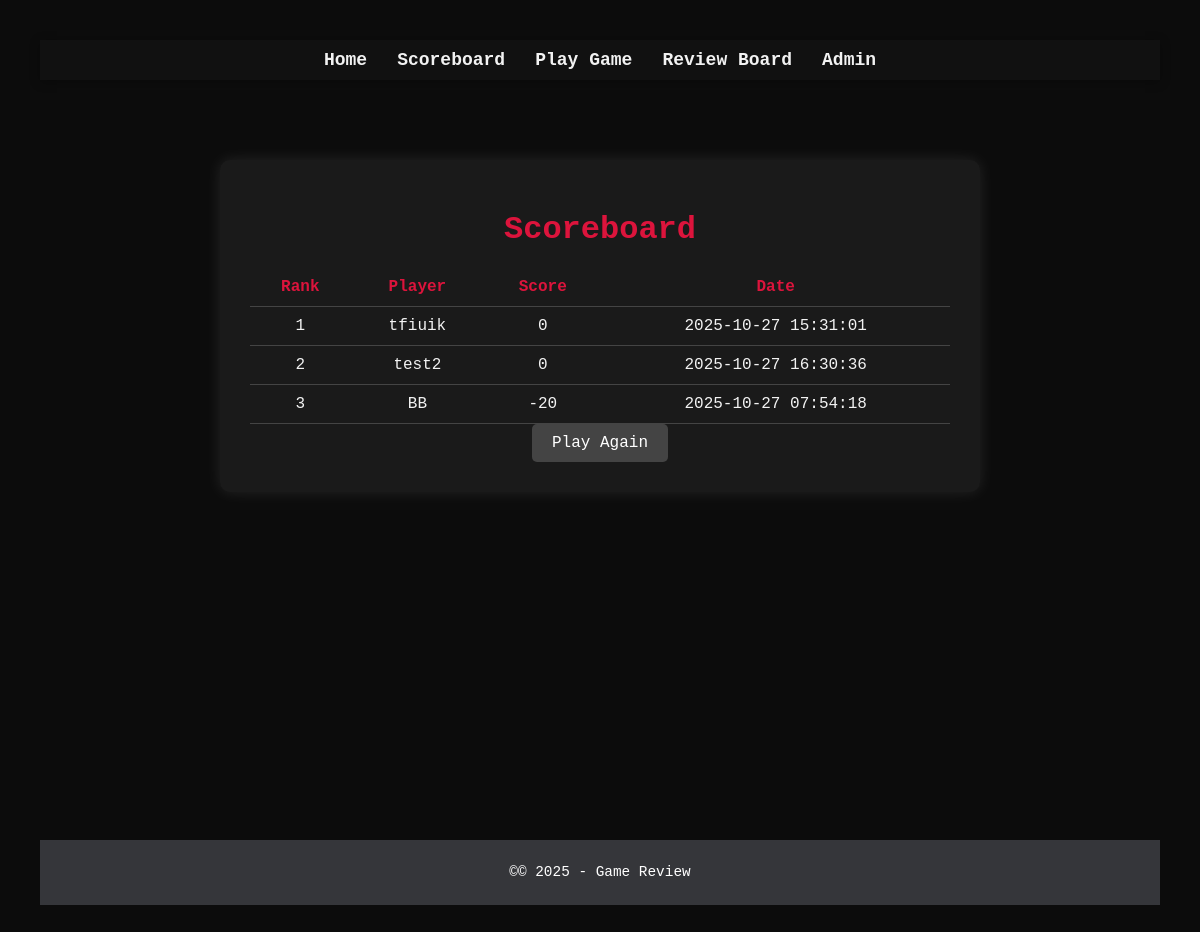
The app's page /scoreboard with its own data.
### app.py (models this page shows)
class Score(db.Model):
    id = db.Column(db.Integer, primary_key=True)
    name = db.Column(db.String(100), nullable=False)
    score = db.Column(db.Integer, nullable=False)
    date_submitted = db.Column(db.DateTime, default=datetime.now(timezone.utc))

### app.py (the view)
@app.route('/scoreboard', methods=['GET', 'POST'])
def scoreboard():
    scores = Score.query.order_by(Score.score.desc()).all()
    return render_template('scoreboard.html', scores=scores)

### templates/scoreboard.html
{% extends "base.html" %}
{% block content %}
<div class="container">
    <h1>Scoreboard</h1>
    <table>
        <tr>
            <th>Rank</th>
            <th>Player</th>
            <th>Score</th>
            <th>Date</th>
        </tr>
        {% for s in scores %}
        <tr>
            <td>{{ loop.index }}</td>
            <td>{{ s.name }}</td>
            <td>{{ s.score }}</td>
            <td>{{ s.date_submitted.strftime('%Y-%m-%d %H:%M:%S') }}</td>
        </tr>
        {% endfor %}
    </table>
    <a href="{{ url_for('homepage') }}" class="btn-finish">Play Again</a>
</div>
{% endblock %}

### static/style.css (style rules this page uses)
body { background-color: #0c0c0c; color: #f2f2f2; font-family: Consolas, monospace; padding: 40px; }
.container { max-width: 700px; margin: 0 auto; background: #1a1a1a; padding: 30px; border-radius: 10px; box-shadow: 0 0 15px rgba(255, 255, 255, 0.1); }
.container { max-width: 700px; margin: 40px auto; background: #1a1a1a; padding: 30px; border-radius: 10px; color: #f2f2f2; box-shadow: 0 0 15px rgba(255, 255, 255, 0.1); text-align: center; }
h1 { color: crimson; margin-bottom: 20px; }
.btn-finish { display: inline-block; padding: 10px 20px; background: #444; color: white; text-decoration: none; border-radius: 5px; transition: background 0.3s; }
body { margin: 0; font-family: "Consolas", monospace; background-color: #0c0c0c; color: #f2f2f2; }
table { width: 100%; border-collapse: collapse; margin-top: 20px; }
th, td { border-bottom: 1px solid #444; padding: 10px; }
th { color: crimson; }

### records on screen
Score: name "tfiuik", score "0", date_submitted "2025-10-27 15:31:01"
Score: name "test2", score "0", date_submitted "2025-10-27 16:30:36"
Score: name "BB", score "-20", date_submitted "2025-10-27 07:54:18"
